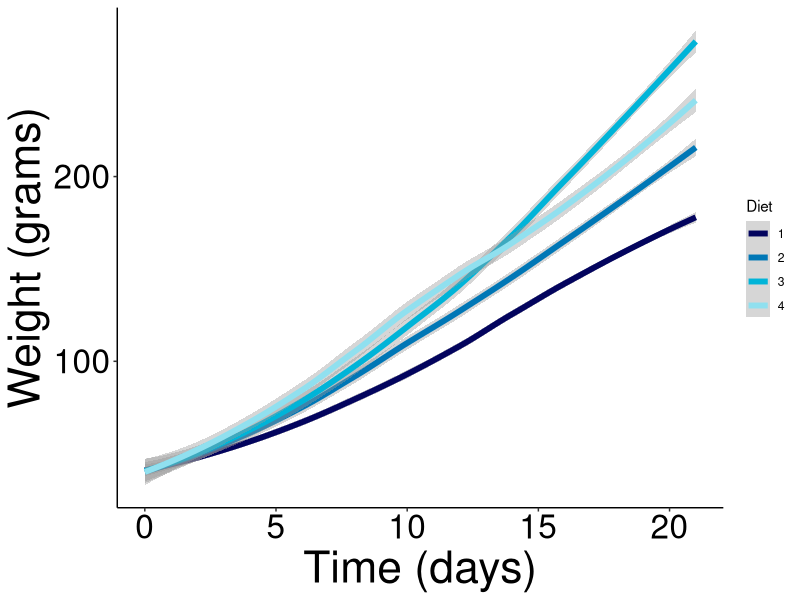

Reproduce this figure in R.
# Guiding principles:
## Document everything
## Format into a human-readable framework
## Consider the communication needs of all humans

# Goal: plot the effect of diet on chick weight gain
# using the chickweight dataset from the 
# built-in datasets package

library(tidyverse)

Chick_Weight_Avg <- ChickWeight %>% # Take ChickWeight data from datasets package
                    group_by(Diet, Time) %>% # Group by diet and time
                    mutate(Mean_Weight = mean(weight)) %>% # Average weight among all chicks
                    select(Diet, Time, Mean_Weight) %>% # Select mean weight, diet, and time columns
                    distinct() %>% # Keep only unique rows
                    as.data.frame() # Extract data as an ungrouped dataframe

# Plot chick weight
# Make color-blind safe palette

cb_unsafe <- c("#FFBE0B", "#FB5607","#FF006E", "#8338EC")

cb_safe <- c("#03045E", "#0077B6","#00B4D8", "#90E0EF")

# Plot w/ color-blind friendly colors and large text

ggplot(Chick_Weight_Avg) +
  geom_smooth(aes(x = Time, y = Mean_Weight, color = Diet), size = 2) +
  scale_color_manual(values = cb_safe) +
  labs(x = "Time (days)", y = "Weight (grams)") +
  theme_classic() +
  theme(axis.text = element_text(size = 24, color = "black"),
        axis.title = element_text(size = 32, color = "black"))

